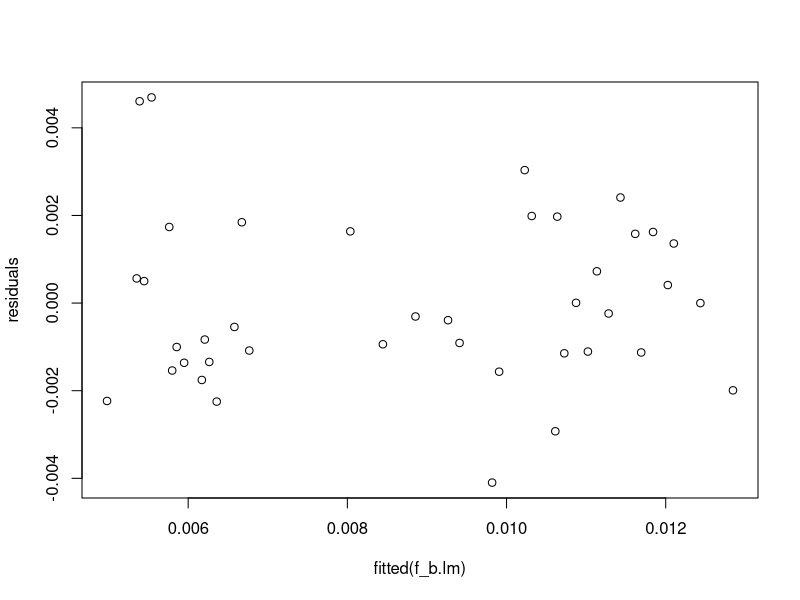
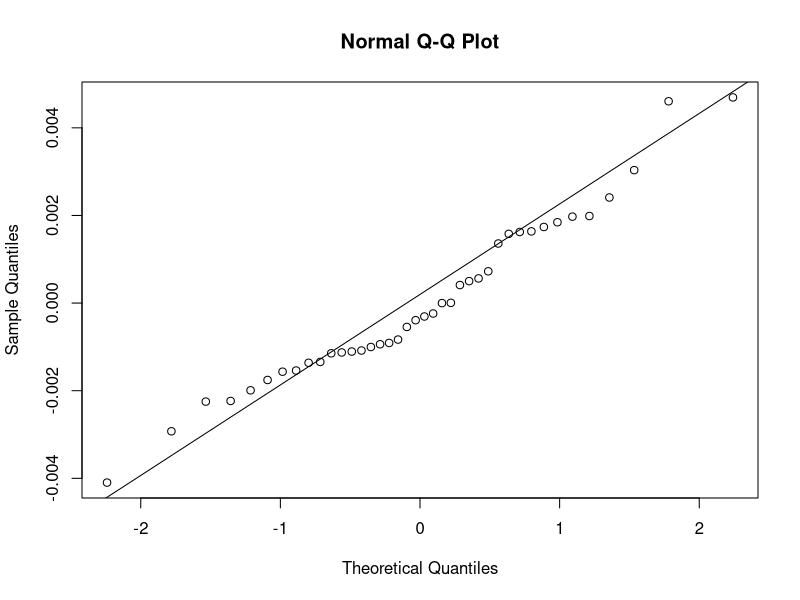
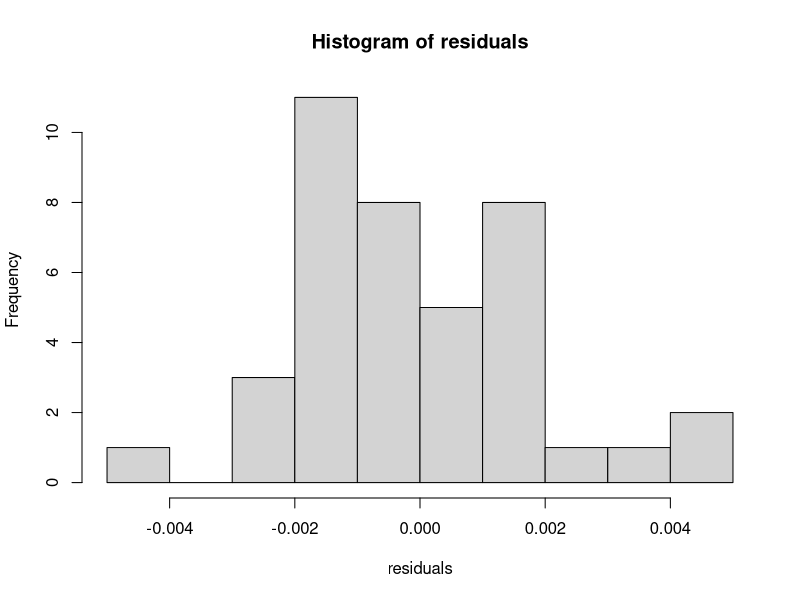
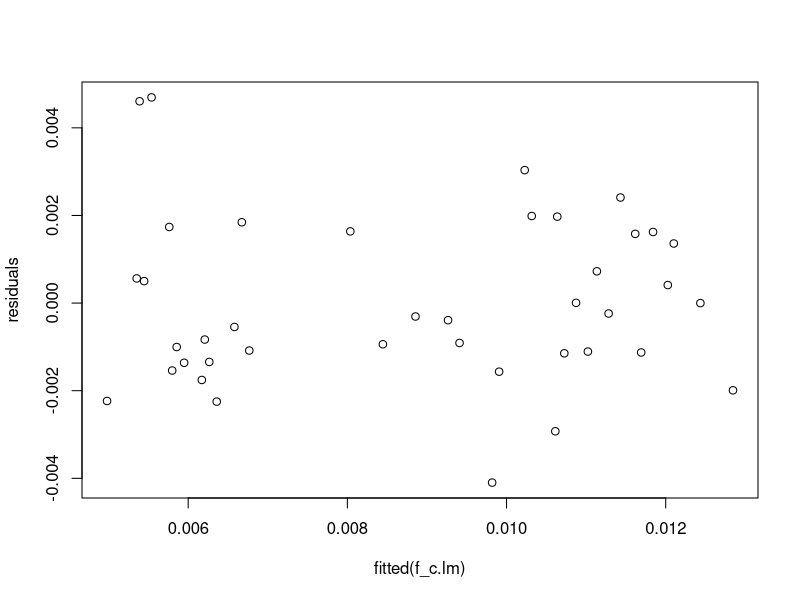
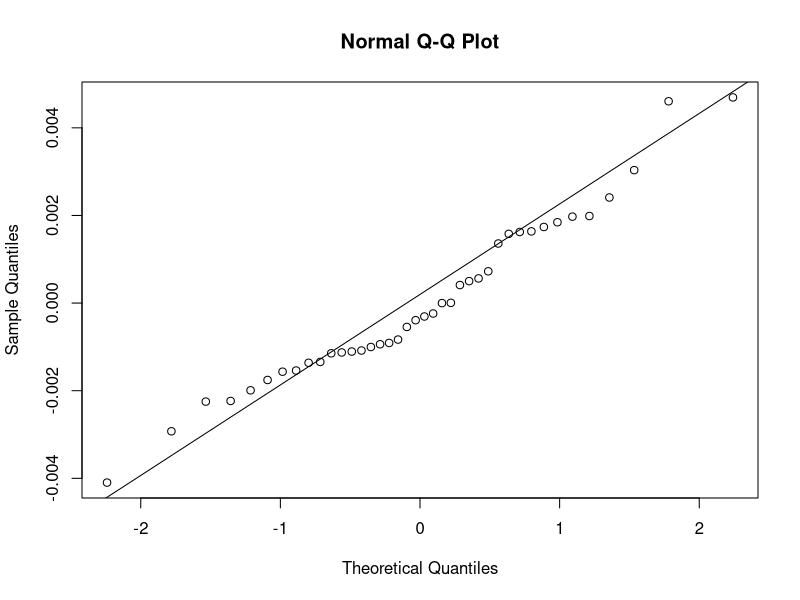
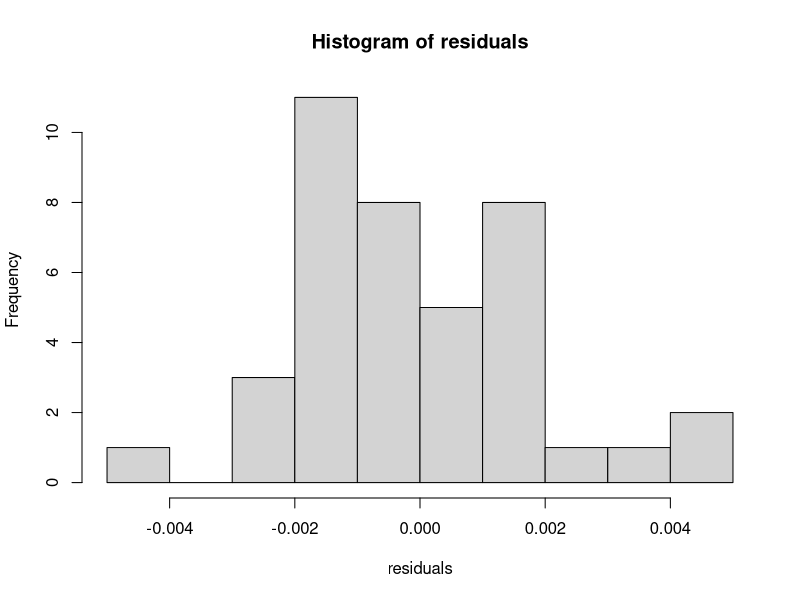
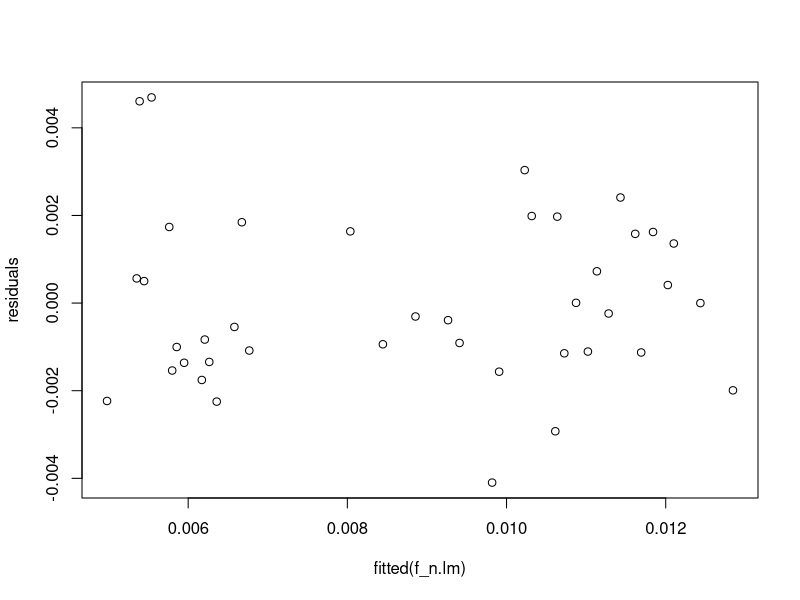
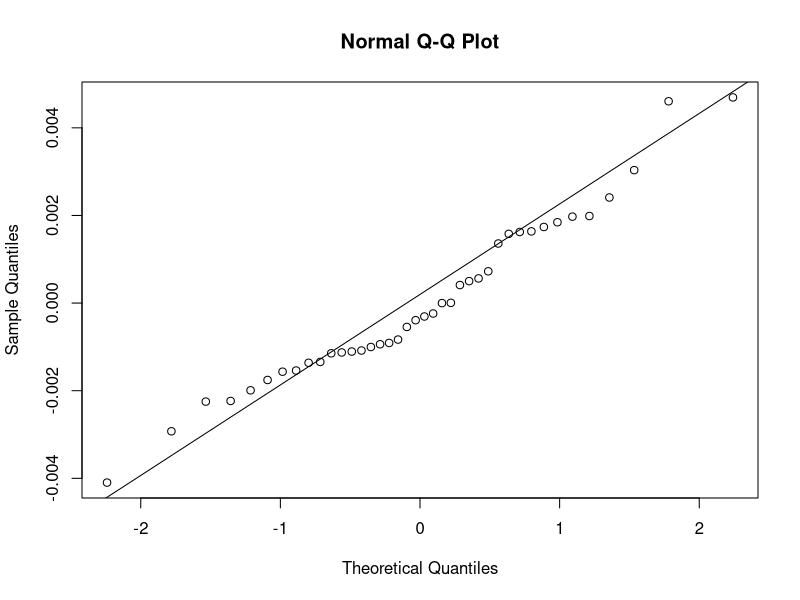

Reproduce these figures in R, in order. (Note: this script raises an error after producing the figures.)
# LIBRARIES
library(tidyverse)
library(car)
library(emmeans)
library(multcompView)
library(patchwork)


# READ IN THE DATA FOR ANALYSIS ----

# forage biomass
f_b.df <- read_csv("output/forage biomass k values.csv")
# forage carbon
f_c.df <- read_csv("output/forage carbon k values.csv")
# forage nitrogen
f_n.df <- read_csv("output/forage nitrogen k values.csv")
# tea biomass
t_b.df <- read_csv("output/tea biomass k values.csv")
# tea carbon
t_c.df <- read_csv("output/tea carbon k values.csv")
# tea nitrogen
t_n.df <- read_csv("output/tea nitrogen k values.csv")

# QUESTION: does biomass/nutrient loss differ by location and crop?

# first thing i need to do is make my statistical model to test assumptions
# Fixed effects: location; crop (for our purposes we treat block as a fixed effect)

# MODELS AND ANALYSIS OF RESIDUALS ----

# forage biomass model - RESIDUALS PASS VISUAL INSEPCTION
f_b.lm = lm(estimate ~ block + crop * location, data = f_b.df)

# residuals
residuals <- resid(f_b.lm)
plot(fitted(f_b.lm), residuals) 
qqnorm(residuals)
qqline(residuals)
hist(residuals)

# forage carbon model - RESIDUALS PASS VISUAL INSPECTION
f_c.lm = lm(estimate ~ block + crop * location, data = f_c.df)

# residuals
residuals <- resid(f_c.lm)
plot(fitted(f_c.lm), residuals) 
qqnorm(residuals)
qqline(residuals)
hist(residuals)

# forage nitrogen model 
f_n.lm = lm(estimate ~ block + crop * location, data = f_n.df)

# residuals - RESIDUALS PASS VISUAL INSPECTION
residuals <- resid(f_n.lm)
plot(fitted(f_n.lm), residuals) 
qqnorm(residuals)
qqline(residuals)
hist(residuals)

# tea biomass model 
t_b.lm = lm(estimate ~ block + crop * location, data = t_b.df)

# residuals - RESIDUALS PASS VISUAL INSPECTION
residuals <- resid(t_b.lm)
plot(fitted(t_b.lm), residuals) 
qqnorm(residuals)
qqline(residuals)
hist(residuals)

# tea carbon model 
t_c.lm = lm(estimate ~ block + crop * location, data = t_c.df)

# residuals - RESIDUALS PASS VISUAL INSPECTION
residuals <- resid(t_c.lm)
plot(fitted(t_c.lm), residuals) 
qqnorm(residuals)
qqline(residuals)
hist(residuals)

# tea nitrogen model 
t_n.lm = lm(estimate ~ block + crop * location, data = t_n.df)

# residuals - RESIDUALS PASS VISUAL INSPECTION
residuals <- resid(t_n.lm)
plot(fitted(t_n.lm), residuals) 
qqnorm(residuals)
qqline(residuals)
hist(residuals)

# RUN THE MODEL ----
# residuals look good, we may continue with the analysis

# forage biomass 
Anova(f_b.lm, type = "3", test.statistic = "F")
# fail to reject null hypothesis for the interaction, drop it from the model
f_b.lm = lm(estimate ~ block + crop + location, data = f_b.df)
# run the model without the interaction
Anova(f_b.lm, type = "3", test.statistic = "F")

# forage carbon
Anova(f_c.lm, type = "3", test.statistic = "F")
# fail to reject null hypothesis for the interaction, drop it from the model 
f_c.lm = lm(estimate ~ block + crop + location, data = f_c.df)
# rerun the model
Anova(f_c.lm, type = "3", test.statistic = "F")

# forage nitrogen
Anova(f_n.lm, type = "3", test.statistic = "F")
# fail to reject null hypothesis for the interaction, drop it from the model
f_n.lm = lm(estimate ~ block + crop + location, data = f_n.df)
# rerun the model
Anova(f_n.lm, type = "3", test.statistic = "F")

# tea biomass
Anova(t_b.lm, type = "3", test.statistic = "F")

# tea carbon
Anova(t_c.lm, type = "3", test.statistic = "F")
# fail to reject null hypothesis for the interaction, drop it from the model
t_c.lm = lm(estimate ~ block + crop + location, data = t_c.df)
# rerun the model
Anova(t_c.lm, type = "3", test.statistic = "F")

# tea nitrogen
Anova(t_n.lm, type = "3", test.statistic = "F")


# RESULTS SUMMARY, WHAT POST HOC TESTS DO WE NEED TO DO 
# forage biomass; reject null for crop, continue with post hoc tests
# forage carbon; reject null for crop and location, continue with post hoc tests
# forage nitrogen; reject null for crop, continue with post hoc tests
# tea biomass; reject null for interaction, continue with post hoc tests 
# tea carbon; reject null for crop, continue with post hoc tests
# tea nitrogen; reject null for interaction, continue with post hoc tests. 


# POST F TESTS ----
# WILL USE ALL PAIRWISE COMPARISONS WITH sidak P-VALUE ADJUSTMENT
# not sure how i want to handle the interactions right now

# forage biomass
# extract estimated marginal means and put them into a dataframe
f_b.emm <- emmeans(f_b.lm, ~ crop)
f_b_results.df <- as.data.frame(f_b.emm)
# run all pairwise comparisons with a tukey p-value adjustment
f_b.pw <- pairs(emmeans(f_b.lm, ~ crop))
f_b.pw
# pull out compact letter display and save as a dataframe
f_b.cld <- as.data.frame(multcomp::cld(f_b.emm, Letters = letters, adjust = "sidak"))

# forage carbon
# for crop
# extract estimated marginal means
f_c.emm <- emmeans(f_c.lm, ~ crop)
# get estimates marginal means and letters into a dataframe
f_c_crop.cld <- as.data.frame(multcomp::cld(f_c.emm, Letters = letters, adjust = "sidak"))
#for location
f_c.emm <- emmeans(f_c.lm, ~ location)
# get estimated marginal means and cld for location
f_c_location.cld <- as.data.frame(multcomp::cld(f_c.emm, Letters = letters, adjust = "sidak"))

# forage nitrogen
# extract estimated marginal means
f_n.emm <- emmeans(f_n.lm, ~ crop)
# cld
f_n.cld <- as.data.frame(multcomp::cld(f_n.emm, Letters = letters, adjust = "sidak"))

# tea biomass
# extract estimated marginal means for the interaction
t_b.emm <- emmeans(t_b.lm, ~ crop * location)
# cld
t_b.cld <- as.data.frame(multcomp::cld(t_b.emm, Letters = letters, adjust = "sidak"))

# tea carbon
# extract estimated marginal means for crop
t_c.emm <- emmeans(t_c.lm, ~ crop)
# cld
t_c.cld <- as.data.frame(multcomp::cld(t_c.emm, Letters = letters, adjust = "sidak"))
# these results look funky i want to pull out values for the pairwise comparisons
t_c.pw <- pairs(emmeans(t_c.lm, ~ crop))
t_c.pw

# tea nitrogen
# extract estimated marginal means for the interaction
t_n.emm <- emmeans(t_n.lm, ~ crop * location) 
# cld
t_n.cld <- as.data.frame(multcomp::cld(t_n.emm, Letters = letters, adjust = "Sidak"))

# SAVE OUTPUT ----

# forage biomass
write_csv(f_b.cld, file = "output/stats output/forage biomass.csv")
# forage carbon crop
write_csv(f_c_crop.cld, file = "output/stats output/forage carbon crop.csv")
# forage carbon location
write_csv(f_c_location.cld, file = "output/stats output/forage carbon location.csv")
# forage nitrogen
write_csv(f_n.cld, file = "output/stats output/forage nitrogen.csv")
# tea biomass
write_csv(t_b.cld, file = "output/stats output/tea biomass.csv")
# tea carbon
write_csv(t_c.cld, file = "output/stats output/tea carbon.csv")
# tea nitrogen
write_csv(t_n.cld, file = "output/stats output/tea nitrogen.csv")

# SUMMARY STATS ----

# read in the data
data.df <- read_csv("output/pct remaining data.csv")

data.df %>%
  group_by(block) %>%
  filter(days == 35) %>%
  summarize(mean = 100 - mean(tea_pct_n_remain, na.rm = TRUE),
            sd = sd(forage_pct_remain, na.rm = TRUE)) 


# initial C:N ratios?
data.df %>%
  group_by(crop, location) %>%
  filter(days == 0) %>%
  summarize(cn = mean(forage_pct_c, na.rm = TRUE) / mean(forage_pct_n, na.rm = TRUE))
